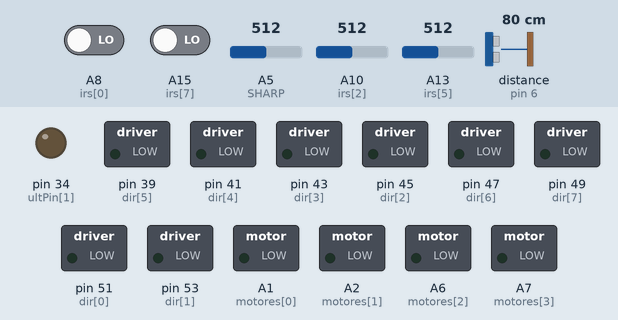
Simulated run of this sketch. Board: Arduino Mega 2560, built with avr-gcc and run on an emulated ATmega2560. On the bench: switched loads named in the sketch (green lamp = pin HIGH), output pins drawn as LEDs (lit = HIGH). Wiring (inferred from the names in the program): ultrasonic range finder: trigger pin 5; echo pin 6. Inputs (shaded band) come from the test bench; at power-on: A10 (irs[2]) = 512, A13 (irs[5]) = 512, A5 (SHARP) = 512, A8 (irs[0]) LOW, A15 (irs[7]) LOW, distance to the obstacle (sensor on pin 6) 80 cm. The echo pulse lasts 58.3 µs per cm; pins used as bus, display or sensor lines are not drawn; what the sketch prints to the serial monitor is not drawn.

Above: at 1.2 s.
1.3 s: A10 (irs[2]) set to 490
At 1.9 s:
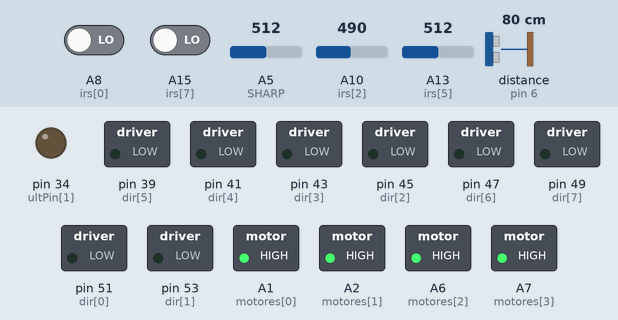
2.8 s: A13 (irs[5]) set to 490
At 3.9 s:
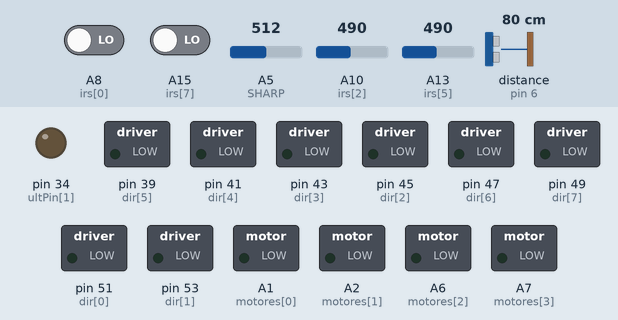
4.3 s: A13 (irs[5]) set to 510
At 5.5 s:
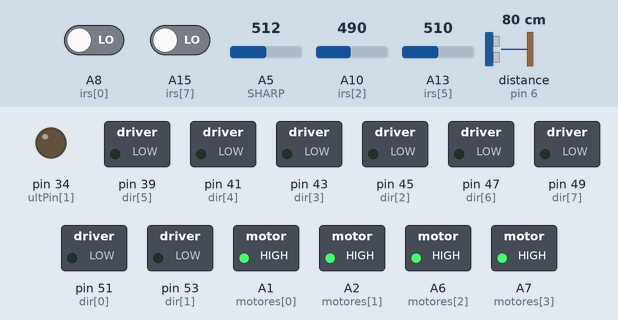
Timing chart, 0 to 7.3 s (numbered marks = the images above; inputs shaded):
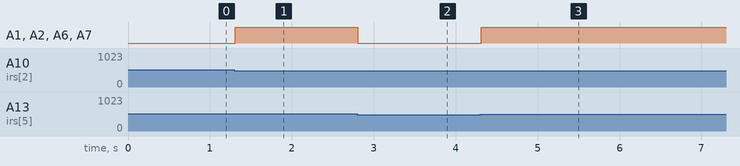

Measured:
- after the input at 1.3 s, A1 (motores[0]), A2 (motores[1]), A6 (motores[2]), A7 (motores[3]): LOW → HIGH at once
- after the input at 2.8 s, A1 (motores[0]), A2 (motores[1]), A6 (motores[2]), A7 (motores[3]): HIGH → LOW at once
- after the input at 4.3 s, A1 (motores[0]), A2 (motores[1]), A6 (motores[2]), A7 (motores[3]): LOW → HIGH at once

The sketch:

main_b.ino
```cpp
//#include "SparkFun_MMA8452Q.h"
#define IR_F A3
#define SHARP A5

//MOTORES
const int dir[] = {51,53,45,43,41,39,47,49};//pinos de direção dos motores
const int motores[] = {A1,A2,A6,A7};

const int ultPin[] = {5,34,0,6,36,0};//trig;trig;trig;echo;echo;echo

//RGB
//s0; s1; s2; s3; out -> Pino digital || gnd -> gnd || vcc -> 5v
const int rgbs[] = {2,3,26,24,28,8,9,11,12,10}; //s0 s1 s2 s3 out

const int irs[] = {A8,A9,A10,A11,A12,A13,A14,A15};

int red = 0;
int green = 0;
int blue = 0;

int red1 = 0;
int green1 = 0;
int blue1 = 0;
/*
 M0  ####  M3.
    ######       -> chassi do robô
    ######       -> M(motor)[número do motor]
 M1  ####  M2
*/
//CONSTANTES
#define RB 600 // Valor lido pelo sensor analógico

boolean canI = true;

//MMA8452Q accel;

void setup(){
  for(int i = 0; i < sizeof(irs)/sizeof(int); i++){
      pinMode(irs[i], INPUT);
  }
  for(int i = 0; i < sizeof(motores)/sizeof(int); i++){
      analogWrite(motores[i], 1023);
  }
  for(int i = 0; i < sizeof(dir)/sizeof(int); i++){
      pinMode(dir[i], OUTPUT);
  }
  Serial.begin(2000000);

  for(int i = 0; i < sizeof(ultPin)/sizeof(int); i++){
      if (i > 2)
        pinMode(ultPin[i], INPUT);
      else
        pinMode(ultPin[i], OUTPUT);
  }
  //accel.init();
  //acl_init();

}

void loop(){

 /** CODE
  if(ultrassonicRead(0) < 2){
    desvio();
  }
  else{
    PIDD();
  }*/
  if(Serial.available() > 0){
    canI = false;
    String input = Serial.readString();
    if(input.equals("GB")){//get ball
      resgate();
    }else if(input.equals("SL")){//giro
      spin_l();
    }else if(input.equals("SR")){//giro
      spin_r();
    }
    else if(input.equals("F")){//esquerda
      forward();
    }
    else if(input.equals("B")){//esquerda
      backward();
    }
    else if(input.equals("L")){//esquerda
      left();
    }else if(input.equals("R")){//direita
      right();
    }

  }
  else if(sharp_read() <= 5){
    desvio();
  }/* QUADRADO VERDE
  else if(){

  }*/
  else if(canI==true){
    PID(5);
  }
  Serial.println(ultrassonicRead(0));
}
```

case.ino
```cpp
void PID(float ideal){
 pid_update(analogRead(irs[2]), analogRead(irs[5]));
 float x = pid_actuation(3.0, 5.0, 2.0);
 Serial.println(x);
 if((digitalRead(irs[0]) == 1 || digitalRead(irs[7]) == 1 ) && analogRead(IR_F) > 500){
  forward();
 }

 if(x < (ideal - 0.5f)){
  for(int i = 0; i < 4; i++){
    set_velocity(i, 512*x/ideal);
  }
   spin_l();
 }
 else if(x > (ideal + 0.5f)){
  for(int i = 0; i < 4; i++){
    set_velocity(i, 512*ideal/x);
  }
   spin_r();
 }

 else {
  for(int i = 0; i < 4; i++){
    set_velocity(i, 512);
  }
   forward();
 }

}

void desvio(){
  left();
  delay(1000);
  forward();
  delay(2300);
  right();
  delay(1000);
  stopRobot();
  delay(1000);
}
void resgate(){
  while(true){
    forward();
    if(sharp_read() <= 5)
      break;
    get_ball();
  }
}
void get_ball(){

}
```

move.ino
```cpp
void set_velocity(int motor, int vel){
  analogWrite(motores[motor], vel);
}
void forward(){
  for(int i = 0; i < sizeof(motores)/sizeof(int); i++){
    digitalWrite(dir[motores[i]*2], 1);
    digitalWrite(dir[motores[i]*2+1], 0);
  }
}
void backward(){
  for(int i = 0; i < sizeof(motores)/sizeof(int); i++){
    digitalWrite(dir[motores[i]*2], 0);
    digitalWrite(dir[motores[i]*2+1], 1);
  }
}
void left(){
  for(int i = 0; i < sizeof(motores)/sizeof(int); i++){
    if((i%2)==0){
      digitalWrite(dir[motores[i]*2], 0);
      digitalWrite(dir[motores[i]*2+1], 1);
    }
    else{
      digitalWrite(dir[motores[i]*2], 1);
      digitalWrite(dir[motores[i]*2+1], 0);
    }
  }
}
void right(){
  for(int i = 0; i < sizeof(motores)/sizeof(int); i++){
    if((i%2)==0){
      digitalWrite(dir[motores[i]*2], 1);
      digitalWrite(dir[motores[i]*2+1], 0);
    }
    else{
      digitalWrite(dir[motores[i]*2], 0);
      digitalWrite(dir[motores[i]*2+1], 1);
    }
  }
}
void spin_l(){
  digitalWrite(dir[motores[0]*2], 0);
  digitalWrite(dir[motores[0]*2+1], 1);
  digitalWrite(dir[motores[1]*2], 0);
  digitalWrite(dir[motores[1]*2+1], 1);
  digitalWrite(dir[motores[2]*2], 1);
  digitalWrite(dir[motores[2]*2+1], 0);
  digitalWrite(dir[motores[3]*2], 1);
  digitalWrite(dir[motores[3]*2+1], 0);
}
void spin_r(){
  digitalWrite(dir[motores[0]*2], 1);
  digitalWrite(dir[motores[0]*2+1], 0);
  digitalWrite(dir[motores[1]*2], 1);
  digitalWrite(dir[motores[1]*2+1], 0);
  digitalWrite(dir[motores[2]*2], 0);
  digitalWrite(dir[motores[2]*2+1], 1);
  digitalWrite(dir[motores[3]*2], 0);
  digitalWrite(dir[motores[3]*2+1], 1);
}
void stopRobot(){
  for(int i = 0; i < sizeof(dir)/sizeof(int); i++){
    digitalWrite(dir[i], 0);
    digitalWrite(dir[i], 0);
  }
}
```

pid.ino
```cpp
// Quantos ciclos de erro vamos guardar
#define ERROR_LENGTH 20

// Uma queue, menor o index, mais recente
float ERRO[ERROR_LENGTH];

void pid_update(unsigned int raw_left, unsigned int raw_right) {
  float norm_left = pid_normalize(raw_left);
  float norm_right = pid_normalize(raw_right);

  float erro = 0;

  erro -= norm_left;
  erro += norm_right;

  pid_push(erro);

}

void pid_push(float val) {
  // TODO: talvez isso aqui não funcione
  for(unsigned int i = (ERROR_LENGTH-1); i > 0; i--) {
    ERRO[i] = ERRO[i-1];
  }

  ERRO[0] = val;
}

// P_W, peso da proporcio, D_W, peso da derivada, I_W peso da integral.
float pid_actuation(float p_w, float d_w, float i_w) {
  return (p_w * pid_prop()) + (d_w * pid_derivada()) + (i_w * pid_integral());
}

// Erro proporcional básico do pid
float pid_prop() {
  return ERRO[0];
}

// Derivada dp pid, equivalente a velocidade em que a linha se move.
float pid_derivada() {
  if(ERRO[1] == 0.0f) return ERRO[0];
  return ERRO[0]/ERRO[1];
}

// Integral do pid, equivalente ao erro acumulado em ERROR_LENGTH ciclos.
float pid_integral() {

  float erro_ac = 0.0f;

  for(unsigned int i = 0; i < ERROR_LENGTH; i++) {
    erro_ac += ERRO[i];
  }

  return erro_ac/ (float)ERROR_LENGTH;
}

float pid_normalize(unsigned int data) {
  unsigned int MAX = (1<<10);

  float normalizado = (float)(MAX-data)/(float)MAX;

  return 1.0f - normalizado;
}
float err(){
  return ERRO[0];
}
```

rampa.ino
```cpp
#define STACK_LENGTH 10
/*
int valuesAcl[STACK_LENGTH];

unsigned long long int tempo = 0;

void acl_update(){
  if(accel.available() && (millis() - tempo) >= 3000) {
    if(accel.getCalculatedX() > 0){
      acl_push(1);
    }
    else{
      acl_push(0);
    }
    tempo = millis();
  }
}

void acl_push(int value){
  for(int i = STACK_LENGTH - 1; i > 0; --i){
    valuesAcl[i] = valuesAcl[i-1];
  }
  valuesAcl[0] = value;
}
boolean input_rescue(){
  boolean rtt = false;
  for(int i = STACK_LENGTH - 1; i >= 0; --i){
    if(i != 0 && valuesAcl[i] != 1){
      rtt = false;
      break;
    }
    else if(i == 0 && valuesAcl[i] == 0){
      rtt = true;
      break;
    }
  }
  return rtt;
}
void acl_init(){
  for(int i = 0; i < STACK_LENGTH; i++){
    valuesAcl[i] = 0;
  }
}*/
```

reading.ino
```cpp
//======================FUNÇÕES DOS SENSORES ANALOG==========================
int readAnLeft(){
  return analogRead(A8);
}                           // ACIMA DE 600 É PRETO(const RB)
int readAnRight(){
  return analogRead(A15);
}
int sharp_read(){
  return (6762/((analogRead(SHARP)-9))) - 4;
}
//=======================FUNÇÃO DO ULTRASSONICO===============================
int ultrassonicRead(int sensor){//Retorna um valor inteiro com o valor da distância lida pelo ultrassônico
  long duracao;
  long distancia;
  digitalWrite(ultPin[0+sensor], LOW);
  delayMicroseconds(2);
  digitalWrite(ultPin[0+sensor], HIGH);
  delayMicroseconds(10);
  digitalWrite(ultPin[0+sensor], LOW);
  duracao = pulseIn(ultPin[3+sensor], HIGH);
  distancia = duracao/58;

  return distancia;
}

//===========================FUNÇÕES DOs RGBs=================================
void colorLeft()
{
  //Rotina que le o valor das cores
  digitalWrite(rgbs[2], LOW);
  digitalWrite(rgbs[3], LOW);
  //count OUT, pRed, RED
  red = pulseIn(rgbs[4], digitalRead(rgbs[4]) == HIGH ? LOW : HIGH);
  digitalWrite(rgbs[3], HIGH);
  //count OUT, pBLUE, BLUE
  blue = pulseIn(rgbs[4], digitalRead(rgbs[4]) == HIGH ? LOW : HIGH);
  digitalWrite(rgbs[2], HIGH);
  //count OUT, pGreen, GREEN
  green = pulseIn(rgbs[4], digitalRead(rgbs[4]) == HIGH ? LOW : HIGH);
}
int readRGBLeft(){
  colorLeft();
  if ((green + red + blue) < 45 && (green + red + blue)> 25)//Verifica se a cor verde foi detectada
  {
    return 2;//VERDE
  }
  else if((green + red + blue) > 75){//Verifica se a cor preta foi detectada
    return 0;//PRETO
  }
  else if ((green + red + blue) < 25 )//Verifica se a cor branca foi detectada
  {
    return 1;//BRANCO
  }

}

void colorRight()
{
  //Rotina que le o valor das cores
  digitalWrite(rgbs[7], LOW);
  digitalWrite(rgbs[8], LOW);
  //count OUT, pRed, RED
  red1 = pulseIn(rgbs[9], digitalRead(rgbs[9]) == HIGH ? LOW : HIGH);
  digitalWrite(rgbs[8], HIGH);
  //count OUT, pBLUE, BLUE
  blue1 = pulseIn(rgbs[9], digitalRead(rgbs[9]) == HIGH ? LOW : HIGH);
  digitalWrite(rgbs[7], HIGH);
  //count OUT, pGreen, GREEN
  green1 = pulseIn(rgbs[9], digitalRead(rgbs[9]) == HIGH ? LOW : HIGH);
}
int readRGBRight(){
  colorRight();
  if ((green1 + red1 + blue1) < 45 && (green1 + red1 + blue1 )> 25)//Verifica se a cor verde foi detectada
  {
    return 2;//VERDE
  }
  else if((green1 + red1 + blue1) > 75){//Verifica se a cor preta foi detectada
    return 0;//PRETO
  }
  else if ((green1 + red1 + blue1) < 25 )//Verifica se a cor branca foi detectada
  {
    return 1;//BRANCO
  }

}
```
